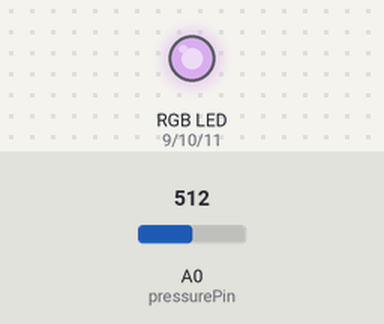
Bench run of a sketch on a simulated Arduino Uno, built with avr-gcc and run on an emulated ATmega328P. Shown: an RGB LED mixed from three pins (HIGH = lit). The test bench sets the inputs (shaded band); at power-on: A0 (pressurePin) = 512. Dim RGB values are drawn brighter than linear; random numbers use the default seed unless the sketch sets one; what the sketch prints to the serial monitor is not drawn.

Above: at 1.2 s.
1.3 s: A0 (pressurePin) set to 1023
At 1.66 s:
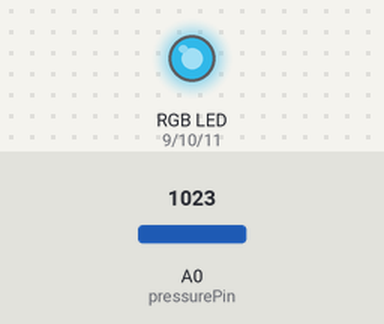
4.3 s: A0 (pressurePin) set to 900
At 6.82 s:
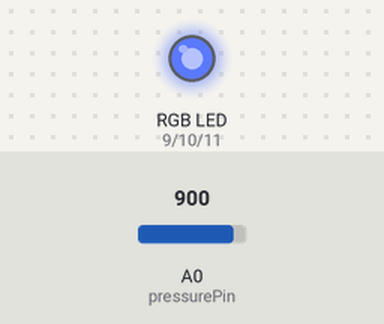
7.3 s: A0 (pressurePin) set to 315
10.3 s: A0 (pressurePin) set to 286
11.8 s: A0 (pressurePin) set to 306
At 12.25 s:
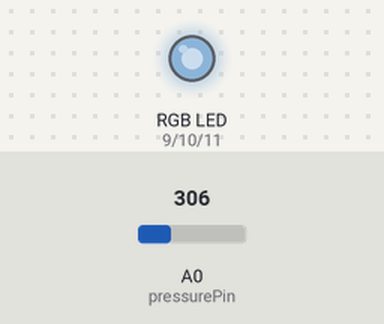
Timing chart, 0 to 15.7 s (numbered marks = the images above; inputs shaded):
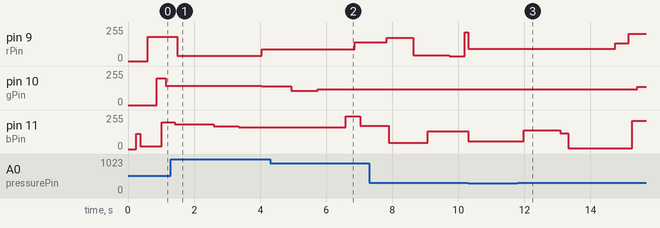

Measured:
- after the input at 11.8 s, pin 9 (rPin): 91/255 → 132/255 after 3.0 s, → 205/255 0.41 s later; pin 10 (gPin): 117/255 → 137/255 after 3.6 s; pin 11 (bPin): 60/255 → 141/255 after 0.18 s, → 119/255 1.1 s later, → 4/255 0.25 s later, → 212/255 1.9 s later

The sketch:

intro26may.ino
```cpp
int pressurePin=A0;
int rPin=9;
int gPin=10;
int bPin=11;
int r=255;
int g=255;
int b=255;
int r1=0;
int g1=0;
int b1=0;
int pressure=0;
int rT=0;
int bT=0;
int gT=0;
int currentR=0;
int currentG=0;
int currentB=0;

void setup() {
  pinMode(pressurePin,INPUT);
  pinMode(rPin, OUTPUT);
  pinMode(bPin, OUTPUT);
  pinMode(gPin, OUTPUT);
  Serial.begin(9600);
}

void loop() {
  pressure=analogRead(pressurePin);
  if(pressure>300){
  Serial.println(pressure);
  currentG=g1;
  currentB=b1;
  currentR=r1;
  r=rand()%255;
  b=rand()%255;
  g=rand()%255;

  analogWrite(bPin,b);
  analogWrite(rPin,r);
  analogWrite(gPin,g);
}
}
```
